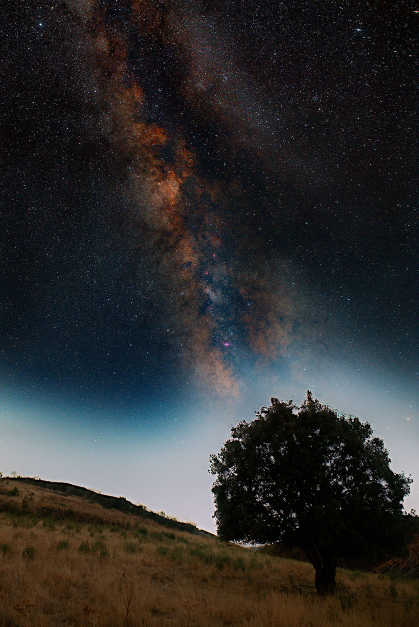
#> input picture gui/assets/showcase_milkyway.jpg, 838 x 1254 px (shown at 1/2 size)
$ python -i denoise.py   (imports and definitions only)   (older library calls are emulated)
#> lines starting #> are read from the running program, lines starting #| are printed output that depends on the picture
# core/denoise.py
"""
Módulo de Reducción de Ruido Astronómico Multietapa (Fase 1).
Implementa un motor de filtrado adaptativo de alto rendimiento en CPU:
1. Reducción de Ruido Cromático en espacio YCrCb (limpieza de parches de color en sombras).
2. Reducción de Ruido de Luminancia Bilateral con preservación estricta de microestructuras.
3. Máscara de Luminosidad Invertida (prioridad a fondos oscuros y sombras donde el SNR es mínimo).
4. Máscara de Protección de Bordes/Estructura  para proteger estrellas y filamentos.
"""

from typing import Optional
import numpy as np
import cv2
import astroloom_rs

HAS_RUST = True


def compute_denoise_mask(
    img_rgb: np.ndarray,
    masking: float = 0.5,
    sky_mask: Optional[np.ndarray] = None
) -> np.ndarray:
    """
    Calcula la máscara combinada de reducción de ruido [0.0, 1.0].
    - Blanco (1.0): Zonas oscuras planas donde la reducción actúa con máxima fuerza.
    - Negro (0.0): Estrellas, altas luces y filamentos de alto contraste protegidos.
    """
    if img_rgb.ndim == 3 and img_rgb.shape[2] == 3:
        y = cv2.cvtColor(np.clip(img_rgb, 0.0, 1.0), cv2.COLOR_RGB2GRAY)
    else:
        y = np.clip(img_rgb, 0.0, 1.0).astype(np.float32)

    # 1. Máscara de luminancia invertida (más denoise en cielo negro y sombras profundas)
    lum_exp = 1.0 + float(masking) * 1.5
    lum_mask = np.clip(1.0 - y, 0.0, 1.0) ** lum_exp

    # 2. Detección de bordes y gradientes espaciales (protección de estrellas y nebulosas)
    # Suavizado previo para evitar que el ruido estocástico de píxel dispare el gradiente
    y_smooth = cv2.GaussianBlur(y, (0, 0), sigmaX=1.5)
    gx = cv2.Sobel(y_smooth, cv2.CV_32F, 1, 0, ksize=3)
    gy = cv2.Sobel(y_smooth, cv2.CV_32F, 0, 1, ksize=3)
    grad = np.sqrt(gx**2 + gy**2)

    edge_sensitivity = 2.0 + 18.0 * float(masking)
    edge_protection = np.clip(1.0 - grad * edge_sensitivity, 0.0, 1.0)

    combined = lum_mask * edge_protection

    if sky_mask is not None:
        h, w = y.shape[:2]
        sm = sky_mask
        if sm.shape[:2] != (h, w):
            sm = cv2.resize(sm, (w, h), interpolation=cv2.INTER_LINEAR)
        if sm.ndim == 3:
            sm = sm[..., 0]
        combined = combined * sm

    return np.clip(combined, 0.0, 1.0).astype(np.float32)


# [58 lines left out: function apply_astro_denoise, not called in this run]

>>> import cv2
>>> picture = cv2.imread('../gui/assets/showcase_milkyway.jpg', cv2.IMREAD_GRAYSCALE)
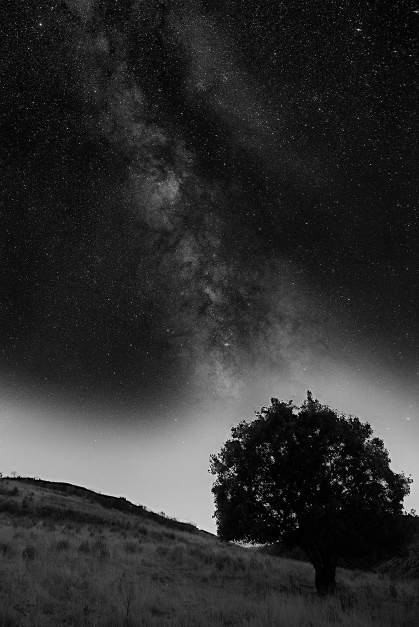
#> picture: shape (1254, 838) (shown at 1/2 size); min 0, max 255, mean 46.3
>>> result = compute_denoise_mask(picture)
#> in compute_denoise_mask, `y = np.clip(img_rgb, 0.0, 1.0).astype(np.float32)`:
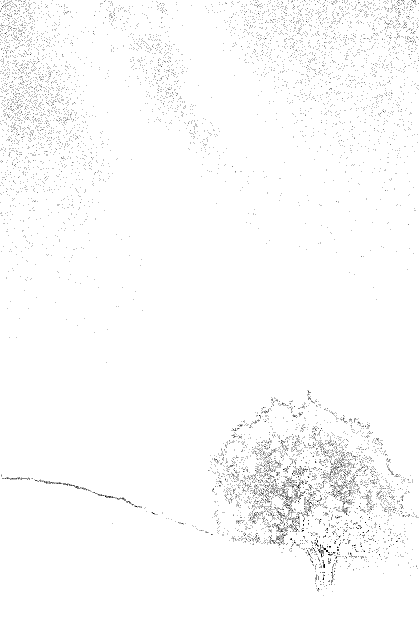
#> y: shape (1254, 838) float32 (shown at 1/2 size); values 0 (black) and 1 (white), 98.5% white; black in thin lines or dots
#> in compute_denoise_mask, `lum_mask = np.clip(1.0 - y, 0.0, 1.0) ** lum_exp`:
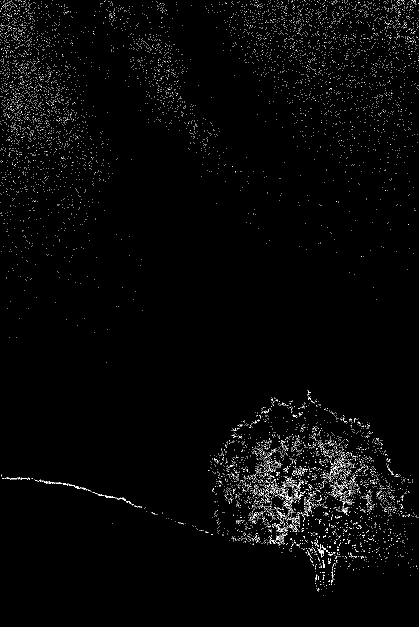
#> lum_mask: shape (1254, 838) float32 (shown at 1/2 size); values 0 (black) and 1 (white), 1.5% white in thin lines or dots
#> in compute_denoise_mask, `gy = cv2.Sobel(y_smooth, cv2.CV_32F, 0, 1, ksize=3)`:
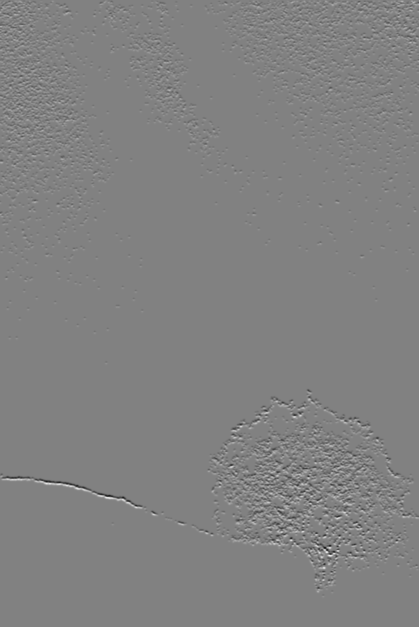
#> gy: shape (1254, 838) float32 (shown at 1/2 size); min -1.46, max 1.41, mean 0.00021; drawn with min black and max white
#> in compute_denoise_mask, `grad = np.sqrt(gx**2 + gy**2)`:
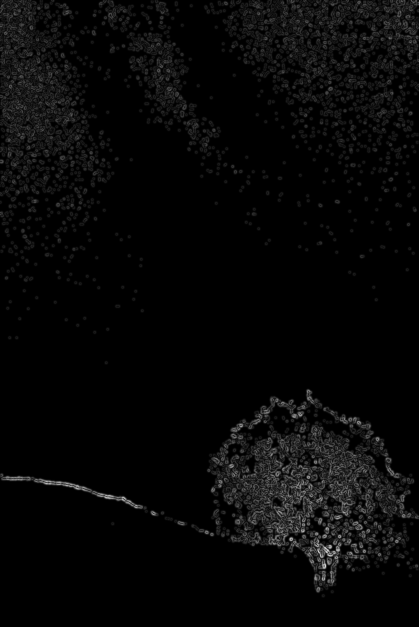
#> grad: shape (1254, 838) float32 (shown at 1/2 size); min 0, max 1.62, mean 0.0482; drawn with min black and max white
#> in compute_denoise_mask, `edge_protection = np.clip(1.0 - grad * edge_sensitivity, 0.0, 1.0)`:
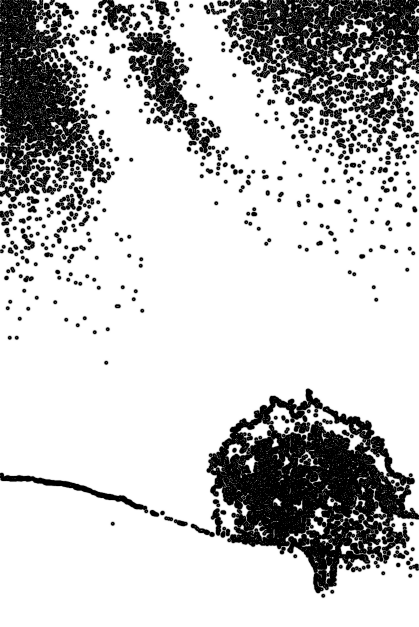
#> edge_protection: shape (1254, 838) float32 (shown at 1/2 size); min 0, max 1, mean 0.774
#> in compute_denoise_mask, `combined = lum_mask * edge_protection`:
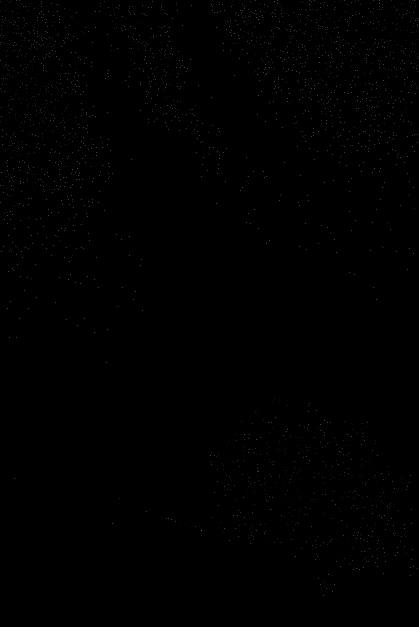
#> combined: shape (1254, 838) float32 (shown at 1/2 size); min 0, max 1, mean 0.00171
